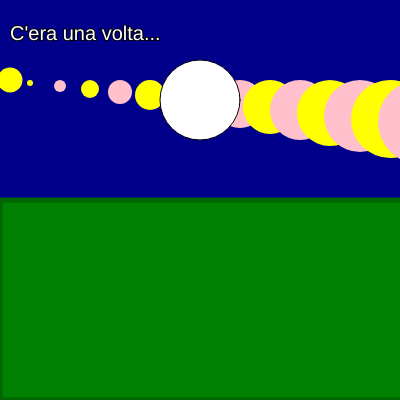
Frame 1 (no input)
Frame 60 (no input): identical to frame 1, image omitted
Frame 120 (the mouse pressed at the canvas centre since frame 60): identical to frame 1, image omitted

The p5.js sketch that drew this single still picture (run headless with seeded random() and noise() and a simulated clock; from frame 60 on, the mouse is pressed at the canvas centre):

// p5.js sketch
// ── sketch.js
// popolare il cielo di stelle con algoritmo
let xsize = 400;
let ysize = 400;


function setup() {
  createCanvas(xsize, ysize);
}

// esiste solamente una sola funzione una nel codice
// PRIMA COLORE POI FORMA RELATIVA!!
//    1. background
//    2. colore
//    3. stroke
//    4. forma


function draw() {
  background("darkblue");
  fill("lightyellow");
  // Prato
  fill("green");
  stroke("darkgreen");
  strokeWeight(5);
  rect(0,ysize/2,xsize+50,ysize/2);


  // stelle
  stroke("yellow");
  strokeWeight(25);
  let x_star = xsize/40;
  let y_star = ysize/5;
  // point(x_star+20,x_star+10);
  // point(x_star*2,ysize/4);
  point(x_star,y_star);
  let passo = 3;
  // struttura ciclo for: i=i+passo è l'aggiornamento alla fine del ciclo for
  // for (init; test; update) {corpo}
  for (let i=0; i<50; i= i+passo) {
    strokeWeight(i*2);
    if(i%2==0){
      // numeri pari
      // corpo di ramo vero
      stroke("pink");
    }else{
      // corpo di ramo false
      stroke("yellow");
    }

    point(x_star*i,y_star+i);
    
  }



  // testo
  fill("white");
  stroke(0);
  strokeWeight(2);
  textSize(xsize/20);
  text("C'era una volta...", xsize/40,ysize*0.1);
  // luna
  stroke("black");  
  strokeWeight(1);
  circle(xsize*0.5,ysize/4,xsize*0.2);
}
